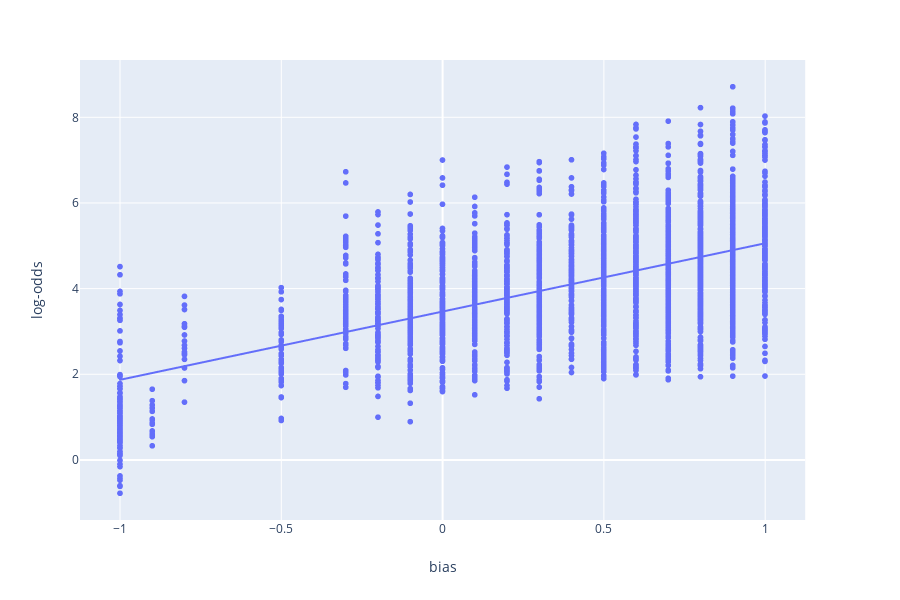

Notebook code for this chart:
### Code cell
get_profession_total_effect(all_female_total_effects)

### Figure 1 — Plotly figure (JSON) as saved in the notebook; plotly's stock layout.template omitted (floating-point values rounded to 4 significant figures; data arrays with more than 128 entries replaced by an {"elided": "..."} marker saying what was removed)
{"data": [{"hoverlabel": {"namelength": 0}, "hovertemplate": "bias=%{x}<br>log-odds=%{y}", "legendgroup": "", "marker": {"color": "#636efa", "symbol": "circle"}, "mode": "markers", "name": "", "showlegend": false, "type": "scattergl", "x": {"elided": "2873 float values"}, "xaxis": "x", "y": {"elided": "2873 float values"}, "yaxis": "y"}, {"hoverlabel": {"namelength": 0}, "hovertemplate": "<b>OLS trendline</b><br>log-odds = 1.593786 * bias + 3.463935<br>R<sup>2</sup>=0.319715<br><br>bias=%{x}<br>log-odds=%{y} <b>(trend)</b>", "legendgroup": "", "marker": {"color": "#636efa", "symbol": "circle"}, "mode": "lines", "name": "", "showlegend": false, "type": "scattergl", "x": {"elided": "2873 float values"}, "xaxis": "x", "y": {"elided": "2873 float values"}, "yaxis": "y"}], "layout": {"height": 600, "legend": {"tracegroupgap": 0}, "margin": {"t": 60}, "xaxis": {"anchor": "y", "domain": [0, 0.98], "title": {"text": "bias"}}, "yaxis": {"anchor": "x", "domain": [0, 1], "title": {"text": "log-odds"}}}}
